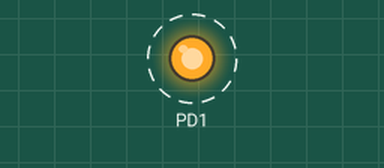
This program was run on a simulated ATmega328P, built with avr-gcc and emulated at 16 MHz. On the bench: output pins drawn as LEDs (lit = HIGH). Dashed ring = blinking.

Above: at 0.2 s.
Timing chart, 0 to 3.0 s (numbered marks = the images above):
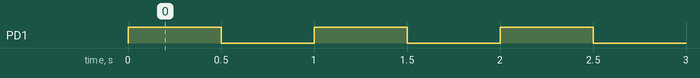

The program:

main.c
```c
/*
 * P1_E1.c
 *
 * Created: 12/04/2021 8:50:29
 * Author : DCE
 */
#define F_CPU 16000000UL
#include <avr/io.h>
#include <util/delay.h>


int main(void){
	//--SETUP------------//
	DDRD |= (1<<DDD1); //Set LED 1 pin of PORTB as output pin

	//--LOOP------------//
	while(1)//Blink PORTB infinitely
	{
		PORTD |= (1<<PORTD1);
		_delay_ms(500);//Delay of 500 milli-seconds
		PORTD &= ~(1<<PORTD1);
		_delay_ms(500);
	}
}
```

Measured:
- by itself, PD1: alternates HIGH for 0.50 s and LOW for 0.50 s
